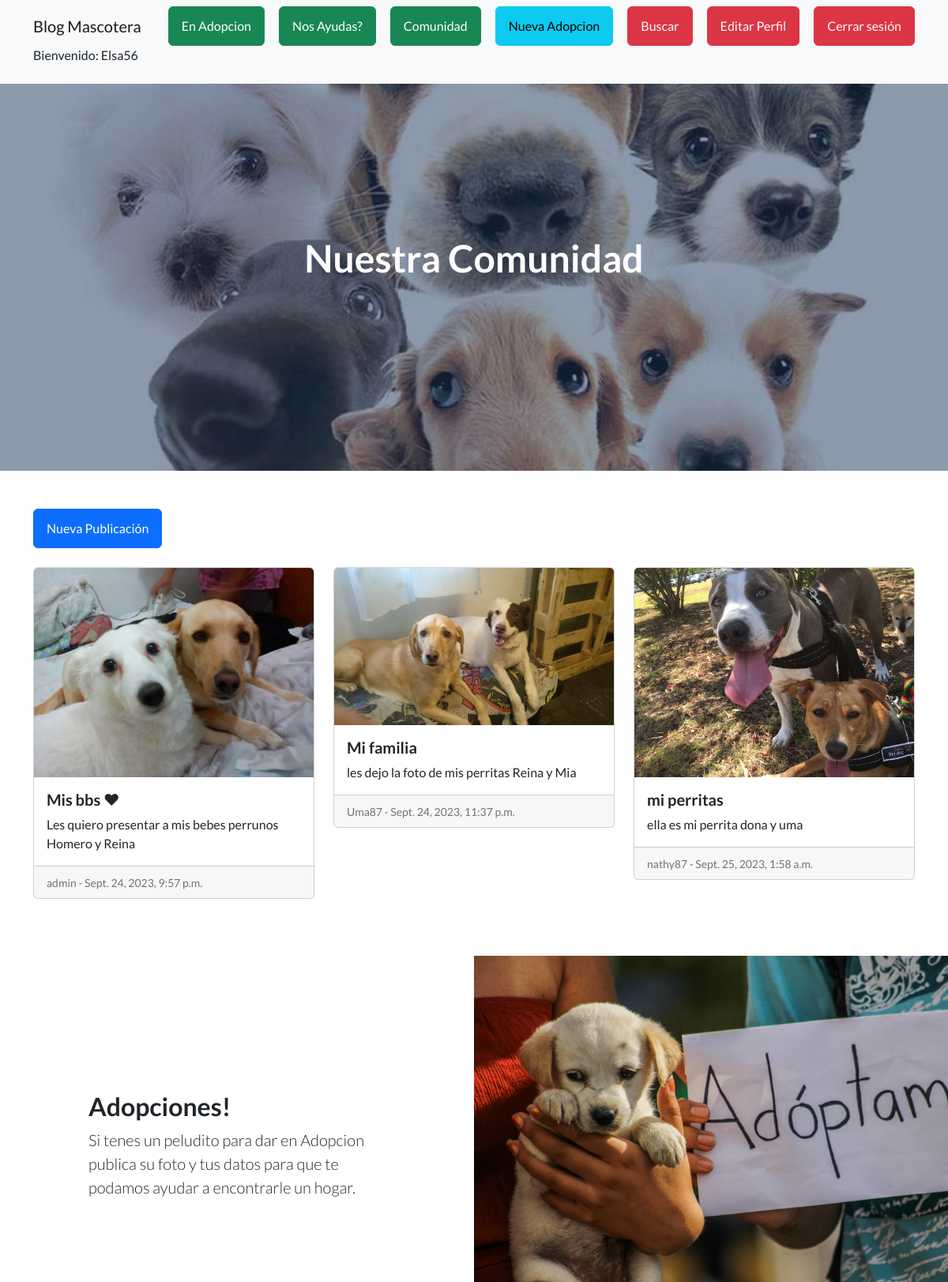
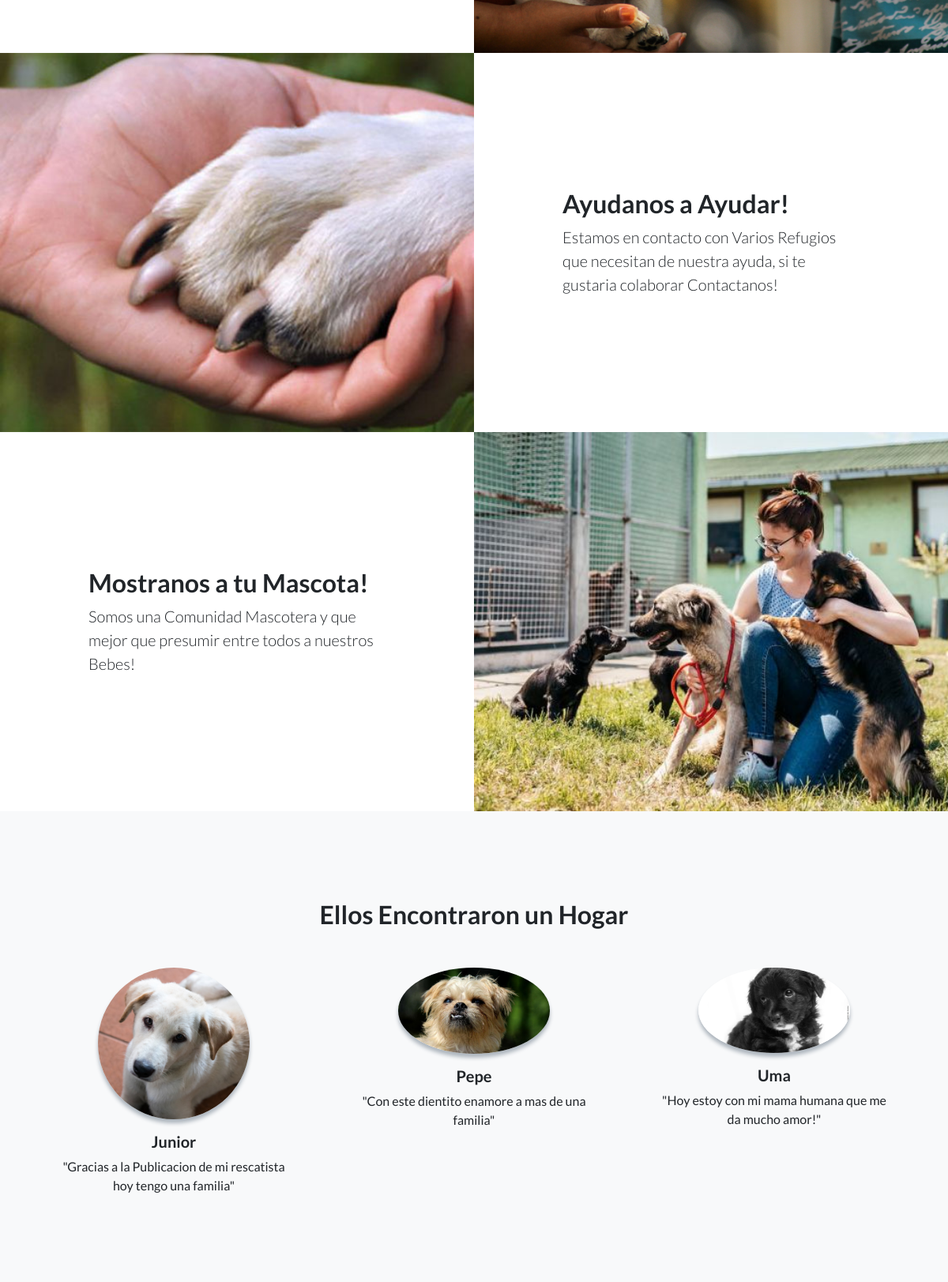
The app's page /AppInicio/pet_lista/ (signed in, upper part) with its own data (2 pictures, top to bottom).
### AppInicio/models.py (models this page shows, shortened)
class Pet(models.Model):
    titulo = models.CharField(max_length=200)
    autor = models.ForeignKey(User, on_delete=models.CASCADE, default=1)
    pet_info = models.TextField()
    imagen = models.ImageField(upload_to='pet_images/')
    fecha_creacion = models.DateTimeField(auto_now_add=True)

### AppInicio/views.py (the view)
# urls.py: path('pet_lista/', pet_lista, name='pet_lista'),
def pet_lista(request):
    pets = Pet.objects.all()
    return render(request, 'AppInicio/pet_lista.html', {'pets': pets})

### AppInicio/templates/AppInicio/pet_lista.html (shortened to what this page needs)
{% extends "AppInicio/padre.html" %}
{% load static %}
{% block titulo %}
Nuestra Comunidad
{% endblock %}
{% block contenido %}
<div class="container my-5">
  {% if user.is_authenticated %}
  <a href="{% url 'AppInicio:pet_nuevo' %}" class="btn btn-primary mb-4">Nueva Publicación</a>
  {% endif %}
  {% if pets %}
    <div class="row">
      {% for pet in pets %}
        <div class="col-md-4 mb-4">
          <div class="card">
            <img src="{{ pet.imagen.url }}" alt="{{ pet.titulo }}" class="card-img-top">
            <div class="card-body">
              <h5 class="card-title">{{ pet.titulo }}</h5>
              <p class="card-text">{{ pet.pet_info }}</p>
            </div>
            <div class="card-footer">
              <small class="text-muted">{{ pet.autor }} - {{ pet.fecha_creacion }}</small>
            </div>
          </div>
        </div>
      {% endfor %}
    </div>
  {% else %}
    <p>No hay publicaciones.</p>
  {% endif %}
</div>
{% endblock %}

### AppInicio/templates/AppInicio/padre.html (shortened to what this page needs)
<!DOCTYPE html>
<html lang="en">
    <head>
        {% load static %}
        <link href="https://cdn.jsdelivr.net/npm/bootstrap-icons@1.5.0/font/bootstrap-icons.css" rel="stylesheet" type="text/css" />
        <link href="{% static 'AppInicio/css/styles.css' %}" rel="stylesheet" />
    </head>
    <body>
        <nav class="navbar navbar-light bg-light static-top">
            <div class="container">
                <a class="navbar-brand" href="{% url 'AppInicio:home' %}">Blog Mascotera</a>
                <a class="btn btn-success" href="{% url 'AppInicio:adopcion_lista' %}">En Adopcion</a>
                <a class="btn btn-success" href="{% url 'AppInicio:ayuda_lista' %}">Nos Ayudas?</a>
                <a class="btn btn-success" href="{% url 'AppInicio:pet_lista' %}">Comunidad</a>
                {% if user.is_authenticated %}
                <a class="btn btn-info" href="{% url 'AppInicio:adopcion_nuevo' %}">Nueva Adopcion</a>
                <a class="btn btn-danger" href="{% url 'AppInicio:busqueda_adopcion' %}">Buscar</a>
                <a class="btn btn-danger" href="{% url 'AppInicio:editarPerfil' %}">Editar Perfil</a>
                <a class="btn btn-danger" href="{% url 'AppInicio:logout' %}">Cerrar sesión</a>
                <p> Bienvenido: {{ user.username }}</p>
            {% else %}
                <a class="btn btn-success" href="{% url 'AppInicio:login' %}">Ingresar</a>
                <a class="btn btn-success" href="{% url 'AppInicio:register' %}">Registrarse</a>
                {% endif %}
            </div>
        </nav>
        <header class="masthead">
            <div class="container position-relative">
                <div class="row justify-content-center">
                    <div class="col-xl-6">
                        <div class="text-center text-white">
                            <h1 class="mb-5">{% block titulo %}    {% endblock  %}</h1>
                        </div>
                    </div>
                </div>
            </div>
        </header>
        {% block contenido %}
        {% endblock %}
        <section class="showcase">
            <div class="container-fluid p-0">
                <div class="row g-0">
                    <div class="col-lg-6 order-lg-2 text-white showcase-img" style="background-image: url('/static/AppInicio/assets/img/Cachorros-1.jpg')"></div>
                    <div class="col-lg-6 order-lg-1 my-auto showcase-text">
                        <h2>Adopciones!</h2>
                        <p class="lead mb-0">Si tenes un peludito para dar en Adopcion publica su foto y tus datos para que te podamos ayudar a encontrarle un hogar.</p>
                    </div>
                </div>
                <div class="row g-0">
                    <div class="col-lg-6 text-white showcase-img" style="background-image: url('/static/AppInicio/assets/img/Animales-de-la-calle-como-ayudar.jpg')"></div>
                    <div class="col-lg-6 my-auto showcase-text">
                        <h2>Ayudanos a Ayudar!</h2>
                        <p class="lead mb-0">Estamos en contacto con Varios Refugios que necesitan de nuestra ayuda, si te gustaria colaborar Contactanos!</p>
                    </div>
                </div>
                <div class="row g-0">
                    <div class="col-lg-6 order-lg-2 text-white showcase-img" style="background-image:url('/static/AppInicio/assets/img/perrito4.jpg')"></div>
                    <div class="col-lg-6 order-lg-1 my-auto showcase-text">
                        <h2>Mostranos a tu Mascota!</h2>
                        <p class="lead mb-0">Somos una Comunidad Mascotera y que mejor que presumir entre todos a nuestros Bebes!</p>
                    </div>
                </div>
            </div>
        </section>
        <section class="testimonials text-center bg-light">
            <div class="container">
                <h2 class="mb-5">Ellos Encontraron un Hogar</h2>
                <div class="row">
                    <div class="col-lg-4">
                        <div class="testimonial-item mx-auto mb-5 mb-lg-0">
                            <img class="img-fluid rounded-circle mb-3" src="\static\AppInicio\assets\img\perrito1.jpg" alt="..." />
                            <h5>Junior</h5>
                            <p class="font-weight-light mb-0">"Gracias a la Publicacion de mi rescatista hoy tengo una familia"</p>
                        </div>
                    </div>
                    <div class="col-lg-4">
                        <div class="testimonial-item mx-auto mb-5 mb-lg-0">
                            <img class="img-fluid rounded-circle mb-3" src="\static\AppInicio\assets\img\perrito2.jpg" alt="..." />
                            <h5>Pepe</h5>
                            <p class="font-weight-light mb-0">"Con este dientito enamore a mas de una familia"</p>
                        </div>
                    </div>
                    <div class="col-lg-4">
                        <div class="testimonial-item mx-auto mb-5 mb-lg-0">
                            <img class="img-fluid rounded-circle mb-3" src="\static\AppInicio\assets\img\perrito3.jpg" alt="..." />
                            <h5>Uma</h5>
                            <p class="font-weight-light mb-0">"Hoy estoy con mi mama humana que me da mucho amor!"</p>
                        </div>
                    </div>
                </div>
            </div>
        </section>
    </body>
</html>

### records on screen
Pet: imagen (picture), titulo "Mis bbs ❤", pet_info "Les quiero presentar a mis bebes perrunos Homero y Reina", autor "admin", fecha_creacion "Sept. 24, 2023, 9:57 p.m."
Pet: imagen (picture), titulo "Mi familia", pet_info "les dejo la foto de mis perritas Reina y Mia", autor "Uma87", fecha_creacion "Sept. 24, 2023, 11:37 p.m."
Pet: imagen (picture), titulo "mi perritas", pet_info "ella es mi perrita dona y uma", autor "nathy87", fecha_creacion "Sept. 25, 2023, 1:58 a.m."

### other values on screen
{{ user.username }} "Elsa56"
